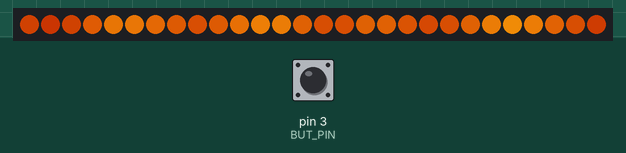
Simulated run of this program. Board: Arduino Nano, built with avr-gcc and run on an emulated ATmega328P. Shown: 28 RGB LEDs in strip order, left to right. The test bench sets the inputs (shaded band); at power-on: pin 3 (BUT_PIN) HIGH. Random numbers use the default seed unless the program sets one.

Above: at 1.2 s.
1.3 s: pin 3 (BUT_PIN) pulled LOW for 0.15 s
2.0 s: pin 3 (BUT_PIN) pulled LOW for 0.15 s
At 2.37 s:
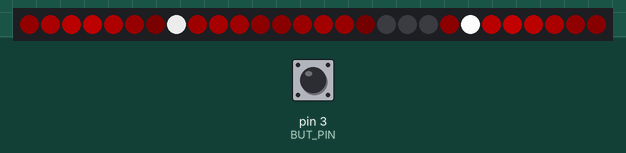
2.7 s: pin 3 (BUT_PIN) pulled LOW for 1 s
At 3.9 s:
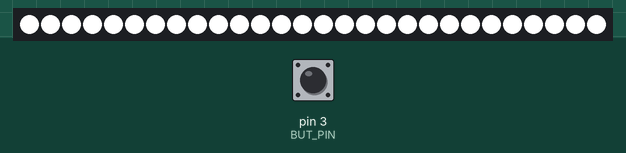
4.3 s: pin 3 (BUT_PIN) pulled LOW for 0.15 s
5.0 s: pin 3 (BUT_PIN) pulled LOW for 0.15 s
At 5.1 s:
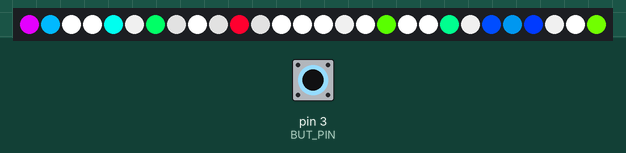
5.7 s: pin 3 (BUT_PIN) pulled LOW for 0.15 s
At 6.42 s:
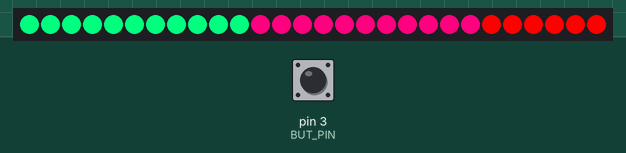
Timing chart, 0 to 8.7 s (numbered marks = the images above; inputs shaded):
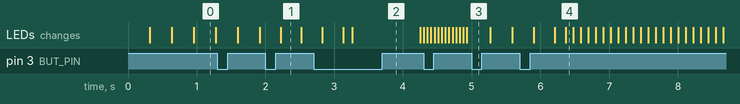

The program:

main.cpp
```cpp
// настройки ленты
#define NUM_LEDS 28    // количество светодиодов
#define LED_PIN 2      // пин ленты
#define BUT_PIN 3      // пин кнопки

#include "GyverButton.h"
GButton butt1(BUT_PIN);

// настройки пламени
#define HUE_GAP 30      // заброс по hue
#define FIRE_STEP 50    // шаг огня
#define HUE_START 0     // начальный цвет огня (0 красный, 80 зелёный, 140 молния, 190 розовый)
#define MIN_BRIGHT 10   // мин. яркость огня
#define MAX_BRIGHT 255  // макс. яркость огня
#define MIN_SAT 245     // мин. насыщенность
#define MAX_SAT 255     // макс. насыщенность

// для разработчиков
#include <FastLED.h>
#define ORDER_GRB       // порядок цветов ORDER_GRB / ORDER_RGB / ORDER_BRG
#define COLOR_DEBTH 3   // цветовая глубина: 1, 2, 3 (в байтах)
// на меньшем цветовом разрешении скетч будет занимать в разы меньше места,
// но уменьшится и количество оттенков и уровней яркости!

// ВНИМАНИЕ! define настройки (ORDER_GRB и COLOR_DEBTH) делаются до подключения библиотеки!
#include <microLED.h>

LEDdata leds[NUM_LEDS];  // буфер ленты типа LEDdata (размер зависит от COLOR_DEBTH)
microLED strip(leds, NUM_LEDS, LED_PIN);  // объект лента
int counter = 0;

int led_mode = 0;
int new_star;
int count_ef3;
int eff4;
int eff4_color;
int eff4_i;
int eff5;
int eff5_color;
int eff6;
// ленивая жопа
#define FOR_i(from, to) for(int i = (from); i < (to); i++)
#define FOR_j(from, to) for(int j = (from); j < (to); j++)

void setup() {
  strip.setBrightness(255);
}

// возвращает цвет огня для одного пикселя
LEDdata getFireColor(int val) {
  // чем больше val, тем сильнее сдвигается цвет, падает насыщеность и растёт яркость
  return mHSV(
           HUE_START + map(val, 0, 255, 0, HUE_GAP),                    // H
           constrain(map(val, 0, 255, MAX_SAT, MIN_SAT), 0, 255),       // S
           constrain(map(val, 0, 255, MIN_BRIGHT, MAX_BRIGHT), 0, 255)  // V
         );
}

void fireTick() {
  static uint32_t prevTime;

  // двигаем пламя
  if (millis() - prevTime > 20) {
    prevTime = millis();
    int thisPos = 0, lastPos = 0;
    FOR_i(0, NUM_LEDS) {
      leds[i] = getFireColor((inoise8(i * FIRE_STEP, counter)));
    }
    counter += 20;
    strip.show();
  }
}

void effect1(){
  new_star++;
  if (new_star>50) {
    leds[random(28)]=mRGB(255,255,255);
    new_star=0;
  }
  FOR_i(0,NUM_LEDS){
    if (strip.getColorHEX(i)>0x0){
      strip.fade(i,1);
    }
    //leds[i]= mRGB(random(255),random(255),random(255));
  }
  strip.show();
}

void effect2(){
  if (strip.getColor(27)== mRGB(255,255,255)){} else
  {
    strip.clear();
    FOR_i(0,NUM_LEDS){
      leds[i]= mRGB(255,255,255);
      delay(20);
      strip.show();
    }
  }
  //strip.show();
}

void effect3(){
  delay(50);
  strip.setHSV(random(28),random(255),255,255);
  strip.fade(random(28),50);
  strip.show();
}

void effect4(){
  delay(20);
  eff4++;
  long rnd=random(3,20);
  if (eff4>NUM_LEDS*rnd){
    eff4_color=random(255);
    eff4=0;
  }
  if (eff4<NUM_LEDS) {strip.setHSV(eff4,eff4_color,255,255);}

  if (eff4_i<NUM_LEDS) {eff4_i++;}
  FOR_i(0,eff4_i){
    strip.fade(i,2);
  }
  strip.show();
}

void effect5(){
  delay(20);
  //long rnd=random(3,20);
  eff5++;
  if (eff5>10){
    eff5_color=random(255);
    eff5=0;
  }
  strip.setHSV(0,eff5_color,255,255);
  FOR_i(1,NUM_LEDS){
    //leds[i+1]=LEDbuffer[i];
    strip.setHEX(NUM_LEDS-i,strip.getColorHEX(NUM_LEDS-i-1));
  }
  strip.show();
}

void effect6(){
  delay(100);
  //long rnd=random(3,20);
  eff6++;
  if (eff6>255){
    eff6=0;
  }
  //strip.setHSV(0,eff6,255,255);
  FOR_i(0,NUM_LEDS){
    //leds[i+1]=LEDbuffer[i];
    strip.setHSV(i,eff6,255,255);
  }
  strip.show();
}

void loop(){

  butt1.tick();  // обязательная функция отработки. Должна постоянно опрашиваться
  if (butt1.isSingle()) {led_mode++;}     // проверка на один клик
  if (led_mode>6) {led_mode=0;}

  switch (led_mode)
  {
  case 0:
    fireTick();
    break;

  case 1:
    effect1();
    break;

  case 2:
    effect2();
    break;

  case 3:
    effect3();
    break;

  case 4:
    effect4();
    break;

  case 5:
    effect5();
    break;

  case 6:
    effect6();
    break;

  default:
    break;
  }
}
```
